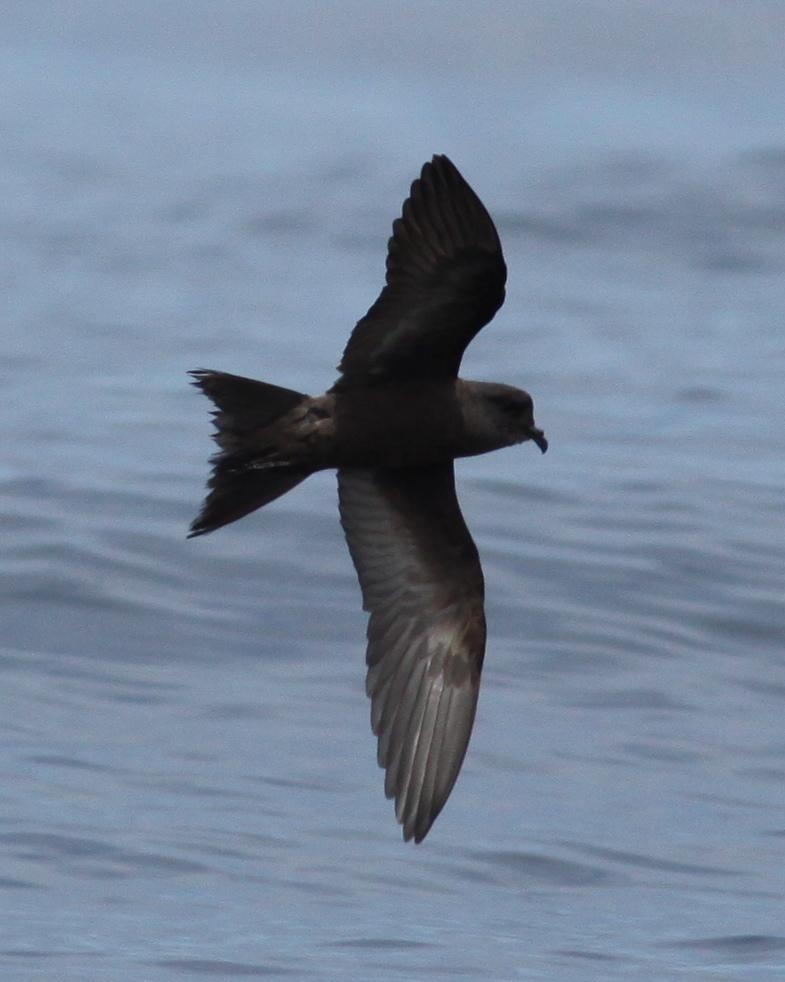
#> input picture Adishesh-Pushkar/Real-Time-Bird-Species-Detection/src/metrics/sam3_metrics/sample_img.jpg, 785 x 982 px, given in place of the camera
$ python hsv_diag.py
#> lines starting #> are read from the running program, lines starting #| are printed output that depends on the picture; after the words box and inside, x2 and y2 are one past the last pixel; in counts of white or black regions, pixels touching at a corner belong together
"""
HSV Diagnostics — prints actual HSV distribution in the vision ROI.
Run this ONCE and read the output to understand what thresholds to use.

Usage: uv run hsv_diag.py --camera 2
"""

import argparse
import time
import cv2
import numpy as np


def main():
    parser = argparse.ArgumentParser()
    parser.add_argument("--camera", type=int, default=2)
    args = parser.parse_args()

    cap = cv2.VideoCapture(args.camera)
    if not cap.isOpened():
        print("❌ Cannot open camera")
        return

    print("⏳ Capturing 10 frames for diagnostics...\n")
    frames = []
    for _ in range(15):
        cap.grab()  # drain buffer
    for _ in range(10):
        ret, raw = cap.read()
        if ret:
            frames.append(raw)
        time.sleep(0.1)
#> this loop made 10 passes
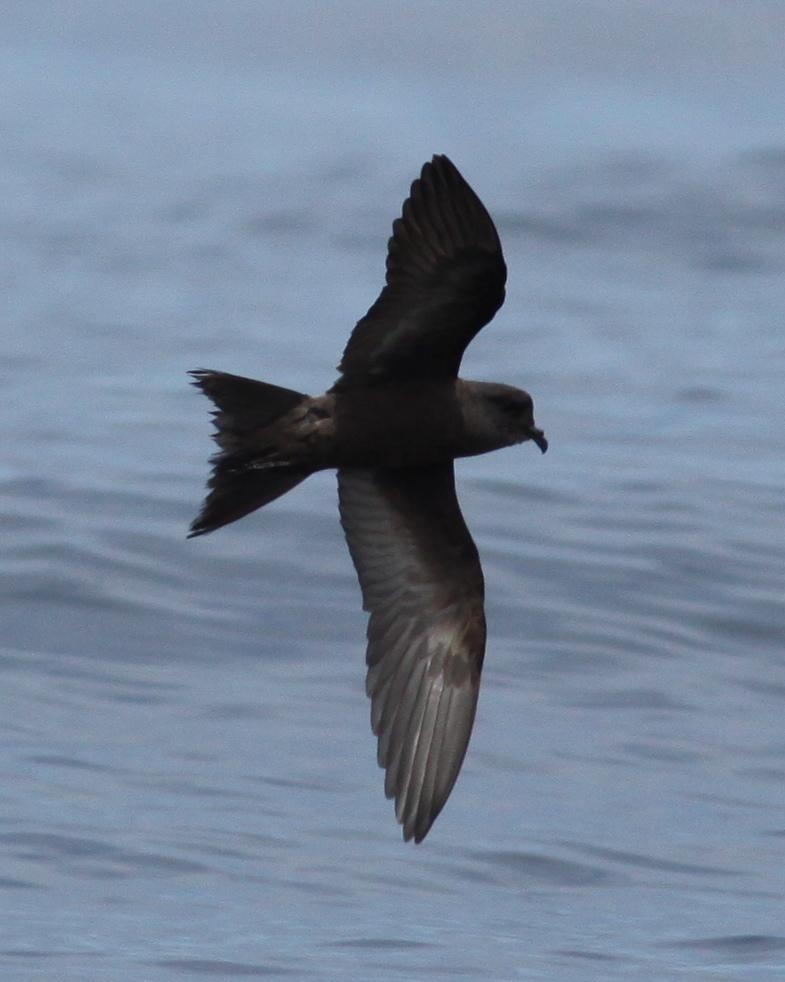
#> input picture Adishesh-Pushkar/Real-Time-Bird-Species-Detection/src/metrics/sam3_metrics/sample_img.jpg, 785 x 982 px, given in place of the camera
#> after the loop, frames = 10 items
    cap.release()

    if not frames:
        print("❌ No frames captured")
        return

    # Use the last frame
    frame = frames[-1]
#> frame is the input picture: shape (982, 785, 3); mean B, G, R 155, 133.9, 118.5
    h, w = frame.shape[:2]
#> h = 982; w = 785
    print(f"Frame size: {w}x{h}")
#| Frame size: 785x982

    # LINE ROI (30-60% height)
    line_roi = frame[int(h * 0.3) : int(h * 0.6), :]
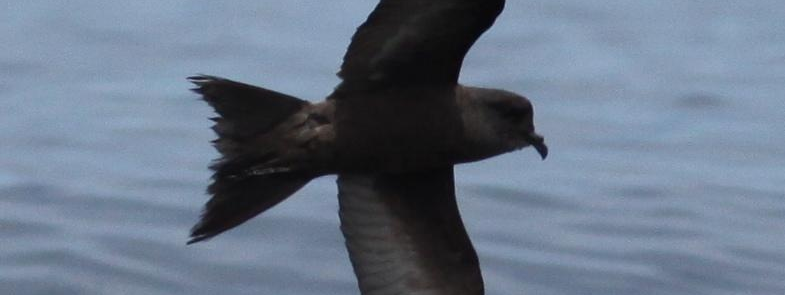
#> line_roi: shape (295, 785, 3); mean B, G, R 136.3, 117.9, 104.5
    line_small = cv2.resize(line_roi, (160, 60))
    line_hsv = cv2.cvtColor(line_small, cv2.COLOR_BGR2HSV)
#> line_hsv: shape (60, 160, 3); mean H, S, V 104.5, 54.2, 136.4

    print("\n=== LINE ROI (30-60% height) ===")
    print(
        f"  H: min={line_hsv[:, :, 0].min()}, max={line_hsv[:, :, 0].max()}, mean={line_hsv[:, :, 0].mean():.1f}"
    )
#|   H: min=0, max=177, mean=104.5
    print(
        f"  S: min={line_hsv[:, :, 1].min()}, max={line_hsv[:, :, 1].max()}, mean={line_hsv[:, :, 1].mean():.1f}"
    )
#|   S: min=0, max=167, mean=54.2
    print(
        f"  V: min={line_hsv[:, :, 2].min()}, max={line_hsv[:, :, 2].max()}, mean={line_hsv[:, :, 2].mean():.1f}"
    )
#|   V: min=10, max=195, mean=136.4

    # Test current blue thresholds
    lower_blue = np.array([108, 170, 40])
    upper_blue = np.array([135, 255, 255])
    mask_blue = cv2.inRange(line_hsv, lower_blue, upper_blue)
#> mask_blue: shape (60, 160); every value is 0
    pct_blue = (mask_blue.sum() / 255) / mask_blue.size * 100
#> pct_blue = 0
    print(f"  Blue line match: {pct_blue:.2f}%  (target: 0.5-5%)")
#|   Blue line match: 0.00%  (target: 0.5-5%)

    # ROAD ROI (30-60% height)
    road_roi = frame[int(h * 0.3) : int(h * 0.6), :]
    road_small = cv2.resize(road_roi, (160, 60))
    road_hsv = cv2.cvtColor(road_small, cv2.COLOR_BGR2HSV)

    print("\n=== ROAD ROI (30-60% height) ===")
    print(
        f"  H: min={road_hsv[:, :, 0].min()}, max={road_hsv[:, :, 0].max()}, mean={road_hsv[:, :, 0].mean():.1f}"
    )
#|   H: min=0, max=177, mean=104.5
    print(
        f"  S: min={road_hsv[:, :, 1].min()}, max={road_hsv[:, :, 1].max()}, mean={road_hsv[:, :, 1].mean():.1f}"
    )
#|   S: min=0, max=167, mean=54.2
    print(
        f"  V: min={road_hsv[:, :, 2].min()}, max={road_hsv[:, :, 2].max()}, mean={road_hsv[:, :, 2].mean():.1f}"
    )
#|   V: min=10, max=195, mean=136.4

    # Current road thresholds
    lower_road = np.array([0, 0, 50])
    upper_road = np.array([180, 40, 150])
    road_mask = cv2.inRange(road_hsv, lower_road, upper_road)
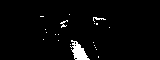
#> road_mask: shape (60, 160); 2.9% white; 20 white regions (17 under 20 px), largest, box (x1, y1, x2, y2) and area: (70, 40, 90, 60) 201, (93, 17, 106, 22) 25, (60, 20, 68, 28) 24
    pct_road = (road_mask.sum() / 255) / road_mask.size * 100
#> pct_road = 2.85
    print(f"  Road match with [0,0,50]-[180,40,150]: {pct_road:.1f}%  (target: 20-50%)")
#|   Road match with [0,0,50]-[180,40,150]: 2.9%  (target: 20-50%)

    # Percentile breakdown of S channel (key for road detection)
    s_vals = road_hsv[:, :, 1].flatten()
#> s_vals = 9600 values, max 167 at index 5070, min 0 at index 88, mean 54.16
    print("\n  S channel percentiles:")
    for p in [10, 25, 50, 75, 90]:
        print(f"    {p}th: {np.percentile(s_vals, p):.0f}")
#> this loop made 5 passes
#|     10th: 22
#|     25th: 55
#|     50th: 62
#|     75th: 64
#|     90th: 67

    v_vals = road_hsv[:, :, 2].flatten()
#> v_vals = 9600 values, max 195 at index 2042, min 10 at index 1056, mean 136.4
    print("\n  V channel percentiles:")
    for p in [10, 25, 50, 75, 90]:
        print(f"    {p}th: {np.percentile(v_vals, p):.0f}")

    # Suggest better thresholds
    # Road = pixels where S is low (gray) - find the typical S/V of road pixels
    print("\n=== SUGGESTED ROAD THRESHOLDS ===")
    s_med = np.median(s_vals)
#> s_med = 62
    v_10 = np.percentile(v_vals, 10)
#> v_10 = 23
    v_90 = np.percentile(v_vals, 90)
#> v_90 = 184
    print(f"  Based on median S={s_med:.0f}, V range={v_10:.0f}-{v_90:.0f}")
#|   Based on median S=62, V range=23-184
    print(f"  Try:  lower = [0, 0, {max(30, int(v_10))}]")
#|   Try:  lower = [0, 0, 30]
    print(f"        upper = [180, {min(60, int(s_med * 2))}, {min(200, int(v_90))}]")
#|         upper = [180, 60, 184]

    # Save the ROI for inspection
    cv2.imwrite("/tmp/line_roi.png", line_roi)
    cv2.imwrite("/tmp/road_roi.png", road_roi)
    cv2.imwrite("/tmp/road_mask.png", road_mask)
    cv2.imwrite("/tmp/line_hsv_h.png", line_hsv[:, :, 0])
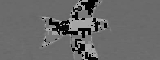
#> saved as line_hsv_h.png: shape (60, 160); min 0, max 177, mean 104.5
    cv2.imwrite("/tmp/line_hsv_s.png", line_hsv[:, :, 1])
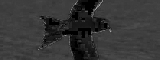
#> saved as line_hsv_s.png: shape (60, 160); min 0, max 167, mean 54.2
    cv2.imwrite("/tmp/line_hsv_v.png", line_hsv[:, :, 2])
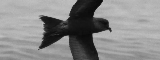
#> saved as line_hsv_v.png: shape (60, 160); min 10, max 195, mean 136.4
    print("\n✅ Saved ROI images to /tmp/ for inspection")
    print("   line_roi.png, road_roi.png, road_mask.png")
    print("   line_hsv_h.png, line_hsv_s.png, line_hsv_v.png")


if __name__ == "__main__":
    main()
